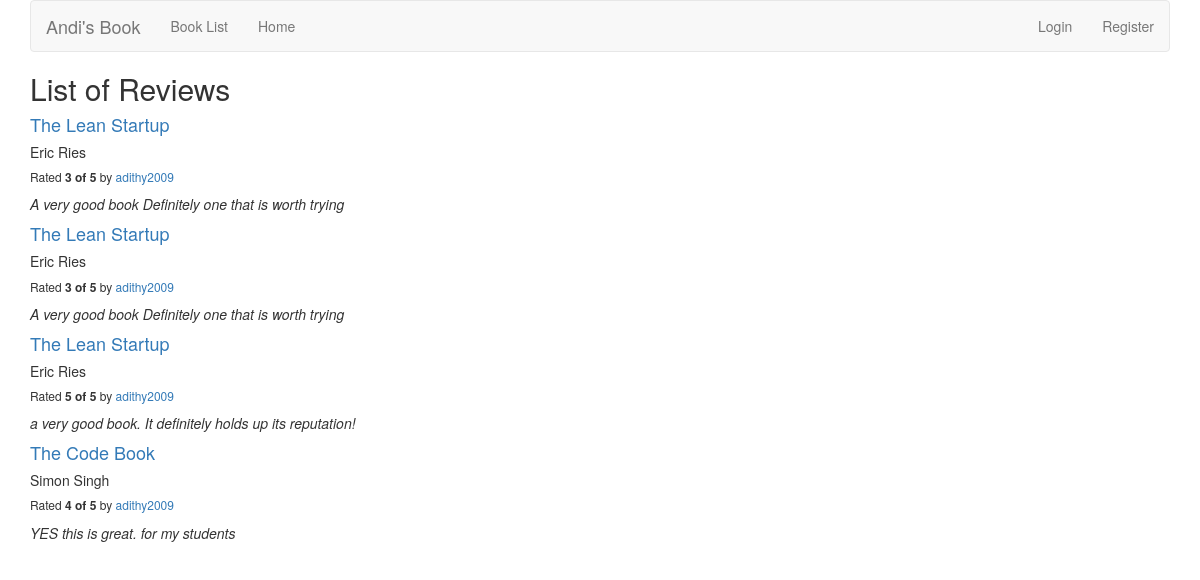
The app's page /reviews/ with its own data.
### reviews/models.py (models this page shows, shortened)
class Review(models.Model):
    RATING_CHOICES = (
        (1, '1'),
        (2, '2'),
        (3, '3'),
        (4, '4'),
        (5, '5'),
    )
    book = models.ForeignKey(Book, on_delete=models.DO_NOTHING,)
    pub_date = models.DateTimeField('date published')
    user_name = models.CharField(max_length=100)
    comment = models.CharField(max_length=200)
    rating = models.IntegerField(choices=RATING_CHOICES)

class Book(models.Model):
    name = models.CharField(max_length=200)
    author = models.CharField(max_length=200, default='Anonymous')

### reviews/views.py (the view)
def review_list(request):
    latest_review_list = Review.objects.order_by('-pub_date')[:9]
    context = {'latest_review_list':latest_review_list}
    return render(request, 'reviews/review_list.html', context)

### reviews/templates/reviews/review_list.html
{% extends 'base.html' %}
{% load bootstrap3 %}
{% block title %}
<h2>List of Reviews</h2>
{% endblock %}
{% block content %}
{% if latest_review_list %}
<div>
    {% for review in latest_review_list %}
    <div>
        <h4><a href="{% url 'reviews:review_detail' review.id %}">
        {{ review.book.name }}
        </a></h4>
        <h5>{{ review.book.author }} </h5>
        <h6>Rated <b>{{ review.rating }} of 5 </b> by <a href="{% url 'reviews:user_review_list' review.user_name %}" >{{ review.user_name }}</a></h6>
        <p><i>{{ review.comment }}</i></p>
    </div>
    {% endfor %}
</div>
{% else %}
<p>No reviews are available.</p>
{% endif %}
{% endblock %}

### templates/base.html (shortened to what this page needs)
{% load bootstrap3 %}
{% bootstrap_css %}
{% block bootstrap3_content %}
<div class="container">
    <nav class="navbar navbar-default">
        <div class="navbar-header">
            <a class="navbar-brand" href="{% url 'reviews:review_list' %}">Andi's Book</a>
        </div>
        <div id="navbar" class="navbar-collapse collapse">
            <ul class="nav navbar-nav">
                <li><a href="{% url 'reviews:book_list' %}">Book List</a></li>
                <li><a href="{% url 'reviews:review_list' %}">Home</a></li>
            </ul>
            <ul class="nav navbar-nav navbar-right">
            {% if user.is_authenticated %}
                <li><a href="{% url 'reviews:user_review_list' user.username %}">Hello {{ user.username }}</a></li>
                <li><a href="{% url 'logout' %}">Logout</a></li>
                {% else %}
                <li><a href="{% url 'login' %}">Login</a></li>
                <li><a href="/accounts/register">Register</a></li>
                {% endif %}
            </ul>
        </div>
    </nav>
    <h1>{% block title %}(no title){% endblock %}</h1>
    {% block content %}(no content){% endblock %}
</div>
{% endblock %}

### records on screen
Review: book.name "The Lean Startup", book.author "Eric Ries", rating "3", user_name "adithy2009", comment "A very good book Definitely one that is worth trying"
Review: book.name "The Lean Startup", book.author "Eric Ries", rating "3", user_name "adithy2009", comment "A very good book Definitely one that is worth trying"
Review: book.name "The Lean Startup", book.author "Eric Ries", rating "5", user_name "adithy2009", comment "a very good book. It definitely holds up its reputation!"
Review: book.name "The Code Book", book.author "Simon Singh", rating "4", user_name "adithy2009", comment "YES this is great. for my students"
